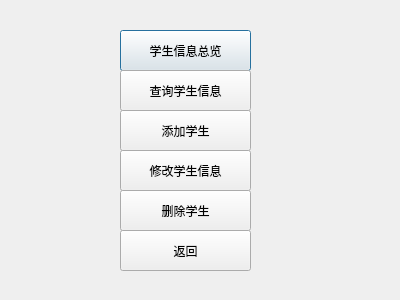
<?xml version="1.0" encoding="UTF-8"?>
<ui version="4.0">
 <class>usrmag_student</class>
 <widget class="QDialog" name="usrmag_student">
  <property name="geometry">
   <rect>
    <x>0</x>
    <y>0</y>
    <width>400</width>
    <height>300</height>
   </rect>
  </property>
  <property name="windowTitle">
   <string>Dialog</string>
  </property>
  <widget class="QPushButton" name="pushButton">
   <property name="geometry">
    <rect>
     <x>120</x>
     <y>30</y>
     <width>131</width>
     <height>41</height>
    </rect>
   </property>
   <property name="text">
    <string>学生信息总览</string>
   </property>
  </widget>
  <widget class="QPushButton" name="pushButton_2">
   <property name="geometry">
    <rect>
     <x>120</x>
     <y>70</y>
     <width>131</width>
     <height>41</height>
    </rect>
   </property>
   <property name="text">
    <string>查询学生信息</string>
   </property>
  </widget>
  <widget class="QPushButton" name="pushButton_3">
   <property name="geometry">
    <rect>
     <x>120</x>
     <y>110</y>
     <width>131</width>
     <height>41</height>
    </rect>
   </property>
   <property name="text">
    <string>添加学生</string>
   </property>
  </widget>
  <widget class="QPushButton" name="pushButton_4">
   <property name="geometry">
    <rect>
     <x>120</x>
     <y>150</y>
     <width>131</width>
     <height>41</height>
    </rect>
   </property>
   <property name="text">
    <string>修改学生信息</string>
   </property>
  </widget>
  <widget class="QPushButton" name="pushButton_5">
   <property name="geometry">
    <rect>
     <x>120</x>
     <y>190</y>
     <width>131</width>
     <height>41</height>
    </rect>
   </property>
   <property name="text">
    <string>删除学生</string>
   </property>
  </widget>
  <widget class="QPushButton" name="pushButton_6">
   <property name="geometry">
    <rect>
     <x>120</x>
     <y>230</y>
     <width>131</width>
     <height>41</height>
    </rect>
   </property>
   <property name="text">
    <string>返回</string>
   </property>
  </widget>
 </widget>
 <resources/>
 <connections/>
</ui>
